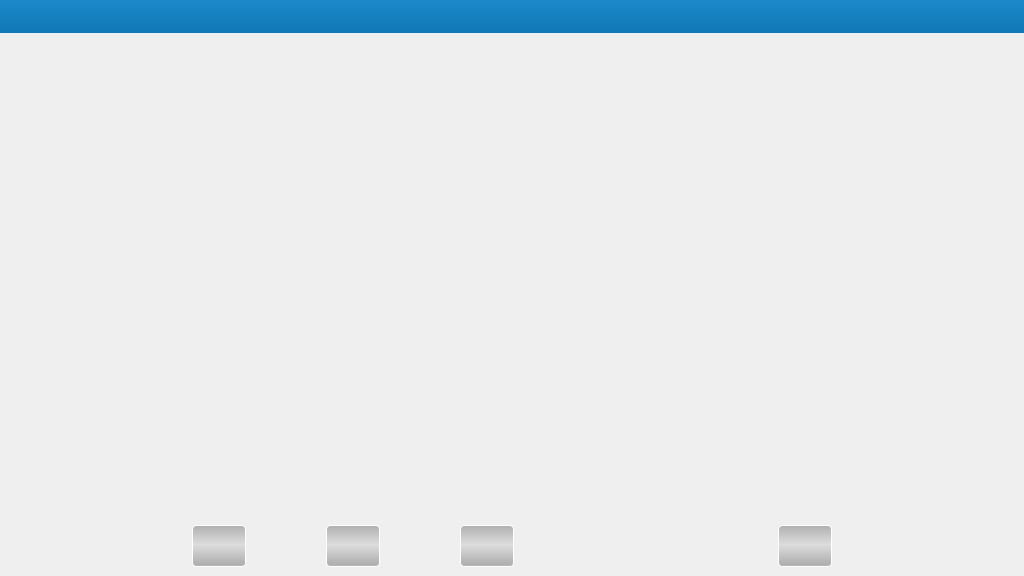
<?xml version="1.0" encoding="UTF-8"?>
<ui version="4.0">
 <class>PictureShowDialog</class>
 <widget class="QDialog" name="PictureShowDialog">
  <property name="geometry">
   <rect>
    <x>0</x>
    <y>0</y>
    <width>1024</width>
    <height>576</height>
   </rect>
  </property>
  <property name="mouseTracking">
   <bool>true</bool>
  </property>
  <property name="windowTitle">
   <string/>
  </property>
  <property name="windowIcon">
   <iconset>
    <normaloff>:/images/picture.ico</normaloff>:/images/picture.ico</iconset>
  </property>
  <property name="styleSheet">
   <string notr="true">#widgetTitle{
	background-color: qlineargradient(spread:pad, x1:0, y1:0, x2:0, y2:1, stop:0 rgba(27, 137, 202, 255), stop:1 rgba(16, 119, 181, 255));
}

#labelTitle{
	color: rgb(255, 255, 255);
}

#labelIcon{
	color: rgb(183, 218, 238);
	background-color:rgba(0,0,0,0);
	border-style:none;
}

#widgetMenu .QPushButton{
	color: rgb(183, 218, 238);
	background-color:rgba(0,0,0,0);
	border-style:none;
}

#widgetMenu .QPushButton:hover{
	background-color: qlineargradient(spread:pad, x1:0, y1:1, x2:0, y2:0, stop:0 rgba(25, 134, 199, 0), stop:1 rgba(72, 160, 212, 255));
}

#widgetMenu #pushButtonClose:hover{
	background-color: qlineargradient(spread:pad, x1:0, y1:1, x2:0, y2:0, stop:0 rgba(238, 0, 0, 128), stop:1 rgba(238, 44, 44, 255));
}</string>
  </property>
  <layout class="QVBoxLayout" name="verticalLayout_2">
   <property name="spacing">
    <number>0</number>
   </property>
   <property name="margin">
    <number>0</number>
   </property>
   <item>
    <widget class="QWidget" name="widgetTitle" native="true">
     <property name="sizePolicy">
      <sizepolicy hsizetype="Preferred" vsizetype="Fixed">
       <horstretch>0</horstretch>
       <verstretch>0</verstretch>
      </sizepolicy>
     </property>
     <property name="minimumSize">
      <size>
       <width>100</width>
       <height>33</height>
      </size>
     </property>
     <property name="palette">
      <palette>
       <active>
        <colorrole role="Button">
         <brush brushstyle="LinearGradientPattern">
          <gradient startx="0.000000000000000" starty="0.000000000000000" endx="0.000000000000000" endy="1.000000000000000" type="LinearGradient" spread="PadSpread" coordinatemode="ObjectBoundingMode">
           <gradientstop position="0.000000000000000">
            <color alpha="255">
             <red>27</red>
             <green>137</green>
             <blue>202</blue>
            </color>
           </gradientstop>
           <gradientstop position="1.000000000000000">
            <color alpha="255">
             <red>16</red>
             <green>119</green>
             <blue>181</blue>
            </color>
           </gradientstop>
          </gradient>
         </brush>
        </colorrole>
        <colorrole role="Base">
         <brush brushstyle="LinearGradientPattern">
          <gradient startx="0.000000000000000" starty="0.000000000000000" endx="0.000000000000000" endy="1.000000000000000" type="LinearGradient" spread="PadSpread" coordinatemode="ObjectBoundingMode">
           <gradientstop position="0.000000000000000">
            <color alpha="255">
             <red>27</red>
             <green>137</green>
             <blue>202</blue>
            </color>
           </gradientstop>
           <gradientstop position="1.000000000000000">
            <color alpha="255">
             <red>16</red>
             <green>119</green>
             <blue>181</blue>
            </color>
           </gradientstop>
          </gradient>
         </brush>
        </colorrole>
        <colorrole role="Window">
         <brush brushstyle="LinearGradientPattern">
          <gradient startx="0.000000000000000" starty="0.000000000000000" endx="0.000000000000000" endy="1.000000000000000" type="LinearGradient" spread="PadSpread" coordinatemode="ObjectBoundingMode">
           <gradientstop position="0.000000000000000">
            <color alpha="255">
             <red>27</red>
             <green>137</green>
             <blue>202</blue>
            </color>
           </gradientstop>
           <gradientstop position="1.000000000000000">
            <color alpha="255">
             <red>16</red>
             <green>119</green>
             <blue>181</blue>
            </color>
           </gradientstop>
          </gradient>
         </brush>
        </colorrole>
       </active>
       <inactive>
        <colorrole role="Button">
         <brush brushstyle="LinearGradientPattern">
          <gradient startx="0.000000000000000" starty="0.000000000000000" endx="0.000000000000000" endy="1.000000000000000" type="LinearGradient" spread="PadSpread" coordinatemode="ObjectBoundingMode">
           <gradientstop position="0.000000000000000">
            <color alpha="255">
             <red>27</red>
             <green>137</green>
             <blue>202</blue>
            </color>
           </gradientstop>
           <gradientstop position="1.000000000000000">
            <color alpha="255">
             <red>16</red>
             <green>119</green>
             <blue>181</blue>
            </color>
           </gradientstop>
          </gradient>
         </brush>
        </colorrole>
        <colorrole role="Base">
         <brush brushstyle="LinearGradientPattern">
          <gradient startx="0.000000000000000" starty="0.000000000000000" endx="0.000000000000000" endy="1.000000000000000" type="LinearGradient" spread="PadSpread" coordinatemode="ObjectBoundingMode">
           <gradientstop position="0.000000000000000">
            <color alpha="255">
             <red>27</red>
             <green>137</green>
             <blue>202</blue>
            </color>
           </gradientstop>
           <gradientstop position="1.000000000000000">
            <color alpha="255">
             <red>16</red>
             <green>119</green>
             <blue>181</blue>
            </color>
           </gradientstop>
          </gradient>
         </brush>
        </colorrole>
        <colorrole role="Window">
         <brush brushstyle="LinearGradientPattern">
          <gradient startx="0.000000000000000" starty="0.000000000000000" endx="0.000000000000000" endy="1.000000000000000" type="LinearGradient" spread="PadSpread" coordinatemode="ObjectBoundingMode">
           <gradientstop position="0.000000000000000">
            <color alpha="255">
             <red>27</red>
             <green>137</green>
             <blue>202</blue>
            </color>
           </gradientstop>
           <gradientstop position="1.000000000000000">
            <color alpha="255">
             <red>16</red>
             <green>119</green>
             <blue>181</blue>
            </color>
           </gradientstop>
          </gradient>
         </brush>
        </colorrole>
       </inactive>
       <disabled>
        <colorrole role="Button">
         <brush brushstyle="LinearGradientPattern">
          <gradient startx="0.000000000000000" starty="0.000000000000000" endx="0.000000000000000" endy="1.000000000000000" type="LinearGradient" spread="PadSpread" coordinatemode="ObjectBoundingMode">
           <gradientstop position="0.000000000000000">
            <color alpha="255">
             <red>27</red>
             <green>137</green>
             <blue>202</blue>
            </color>
           </gradientstop>
           <gradientstop position="1.000000000000000">
            <color alpha="255">
             <red>16</red>
             <green>119</green>
             <blue>181</blue>
            </color>
           </gradientstop>
          </gradient>
         </brush>
        </colorrole>
        <colorrole role="Base">
         <brush brushstyle="LinearGradientPattern">
          <gradient startx="0.000000000000000" starty="0.000000000000000" endx="0.000000000000000" endy="1.000000000000000" type="LinearGradient" spread="PadSpread" coordinatemode="ObjectBoundingMode">
           <gradientstop position="0.000000000000000">
            <color alpha="255">
             <red>27</red>
             <green>137</green>
             <blue>202</blue>
            </color>
           </gradientstop>
           <gradientstop position="1.000000000000000">
            <color alpha="255">
             <red>16</red>
             <green>119</green>
             <blue>181</blue>
            </color>
           </gradientstop>
          </gradient>
         </brush>
        </colorrole>
        <colorrole role="Window">
         <brush brushstyle="LinearGradientPattern">
          <gradient startx="0.000000000000000" starty="0.000000000000000" endx="0.000000000000000" endy="1.000000000000000" type="LinearGradient" spread="PadSpread" coordinatemode="ObjectBoundingMode">
           <gradientstop position="0.000000000000000">
            <color alpha="255">
             <red>27</red>
             <green>137</green>
             <blue>202</blue>
            </color>
           </gradientstop>
           <gradientstop position="1.000000000000000">
            <color alpha="255">
             <red>16</red>
             <green>119</green>
             <blue>181</blue>
            </color>
           </gradientstop>
          </gradient>
         </brush>
        </colorrole>
       </disabled>
      </palette>
     </property>
     <property name="styleSheet">
      <string notr="true"/>
     </property>
     <layout class="QHBoxLayout" name="horizontalLayout">
      <property name="spacing">
       <number>10</number>
      </property>
      <property name="margin">
       <number>0</number>
      </property>
      <item>
       <widget class="QLabel" name="labelIcon">
        <property name="enabled">
         <bool>true</bool>
        </property>
        <property name="sizePolicy">
         <sizepolicy hsizetype="Minimum" vsizetype="Preferred">
          <horstretch>0</horstretch>
          <verstretch>0</verstretch>
         </sizepolicy>
        </property>
        <property name="minimumSize">
         <size>
          <width>33</width>
          <height>0</height>
         </size>
        </property>
        <property name="palette">
         <palette>
          <active>
           <colorrole role="WindowText">
            <brush brushstyle="SolidPattern">
             <color alpha="255">
              <red>183</red>
              <green>218</green>
              <blue>238</blue>
             </color>
            </brush>
           </colorrole>
           <colorrole role="Button">
            <brush brushstyle="SolidPattern">
             <color alpha="0">
              <red>0</red>
              <green>0</green>
              <blue>0</blue>
             </color>
            </brush>
           </colorrole>
           <colorrole role="Text">
            <brush brushstyle="SolidPattern">
             <color alpha="255">
              <red>183</red>
              <green>218</green>
              <blue>238</blue>
             </color>
            </brush>
           </colorrole>
           <colorrole role="ButtonText">
            <brush brushstyle="SolidPattern">
             <color alpha="255">
              <red>183</red>
              <green>218</green>
              <blue>238</blue>
             </color>
            </brush>
           </colorrole>
           <colorrole role="Base">
            <brush brushstyle="SolidPattern">
             <color alpha="0">
              <red>0</red>
              <green>0</green>
              <blue>0</blue>
             </color>
            </brush>
           </colorrole>
           <colorrole role="Window">
            <brush brushstyle="SolidPattern">
             <color alpha="0">
              <red>0</red>
              <green>0</green>
              <blue>0</blue>
             </color>
            </brush>
           </colorrole>
          </active>
          <inactive>
           <colorrole role="WindowText">
            <brush brushstyle="SolidPattern">
             <color alpha="255">
              <red>183</red>
              <green>218</green>
              <blue>238</blue>
             </color>
            </brush>
           </colorrole>
           <colorrole role="Button">
            <brush brushstyle="SolidPattern">
             <color alpha="0">
              <red>0</red>
              <green>0</green>
              <blue>0</blue>
             </color>
            </brush>
           </colorrole>
           <colorrole role="Text">
            <brush brushstyle="SolidPattern">
             <color alpha="255">
              <red>183</red>
              <green>218</green>
              <blue>238</blue>
             </color>
            </brush>
           </colorrole>
           <colorrole role="ButtonText">
            <brush brushstyle="SolidPattern">
             <color alpha="255">
              <red>183</red>
              <green>218</green>
              <blue>238</blue>
             </color>
            </brush>
           </colorrole>
           <colorrole role="Base">
            <brush brushstyle="SolidPattern">
             <color alpha="0">
              <red>0</red>
              <green>0</green>
              <blue>0</blue>
             </color>
            </brush>
           </colorrole>
           <colorrole role="Window">
            <brush brushstyle="SolidPattern">
             <color alpha="0">
              <red>0</red>
              <green>0</green>
              <blue>0</blue>
             </color>
            </brush>
           </colorrole>
          </inactive>
          <disabled>
           <colorrole role="WindowText">
            <brush brushstyle="SolidPattern">
             <color alpha="255">
              <red>183</red>
              <green>218</green>
              <blue>238</blue>
             </color>
            </brush>
           </colorrole>
           <colorrole role="Button">
            <brush brushstyle="SolidPattern">
             <color alpha="0">
              <red>0</red>
              <green>0</green>
              <blue>0</blue>
             </color>
            </brush>
           </colorrole>
           <colorrole role="Text">
            <brush brushstyle="SolidPattern">
             <color alpha="255">
              <red>183</red>
              <green>218</green>
              <blue>238</blue>
             </color>
            </brush>
           </colorrole>
           <colorrole role="ButtonText">
            <brush brushstyle="SolidPattern">
             <color alpha="255">
              <red>183</red>
              <green>218</green>
              <blue>238</blue>
             </color>
            </brush>
           </colorrole>
           <colorrole role="Base">
            <brush brushstyle="SolidPattern">
             <color alpha="0">
              <red>0</red>
              <green>0</green>
              <blue>0</blue>
             </color>
            </brush>
           </colorrole>
           <colorrole role="Window">
            <brush brushstyle="SolidPattern">
             <color alpha="0">
              <red>0</red>
              <green>0</green>
              <blue>0</blue>
             </color>
            </brush>
           </colorrole>
          </disabled>
         </palette>
        </property>
        <property name="styleSheet">
         <string notr="true"/>
        </property>
        <property name="text">
         <string/>
        </property>
        <property name="alignment">
         <set>Qt::AlignCenter</set>
        </property>
       </widget>
      </item>
      <item>
       <widget class="QLabel" name="labelTitle">
        <property name="sizePolicy">
         <sizepolicy hsizetype="Expanding" vsizetype="Preferred">
          <horstretch>0</horstretch>
          <verstretch>0</verstretch>
         </sizepolicy>
        </property>
        <property name="minimumSize">
         <size>
          <width>0</width>
          <height>33</height>
         </size>
        </property>
        <property name="maximumSize">
         <size>
          <width>16777215</width>
          <height>33</height>
         </size>
        </property>
        <property name="palette">
         <palette>
          <active>
           <colorrole role="WindowText">
            <brush brushstyle="SolidPattern">
             <color alpha="255">
              <red>255</red>
              <green>255</green>
              <blue>255</blue>
             </color>
            </brush>
           </colorrole>
           <colorrole role="Text">
            <brush brushstyle="SolidPattern">
             <color alpha="255">
              <red>255</red>
              <green>255</green>
              <blue>255</blue>
             </color>
            </brush>
           </colorrole>
           <colorrole role="ButtonText">
            <brush brushstyle="SolidPattern">
             <color alpha="255">
              <red>255</red>
              <green>255</green>
              <blue>255</blue>
             </color>
            </brush>
           </colorrole>
          </active>
          <inactive>
           <colorrole role="WindowText">
            <brush brushstyle="SolidPattern">
             <color alpha="255">
              <red>255</red>
              <green>255</green>
              <blue>255</blue>
             </color>
            </brush>
           </colorrole>
           <colorrole role="Text">
            <brush brushstyle="SolidPattern">
             <color alpha="255">
              <red>255</red>
              <green>255</green>
              <blue>255</blue>
             </color>
            </brush>
           </colorrole>
           <colorrole role="ButtonText">
            <brush brushstyle="SolidPattern">
             <color alpha="255">
              <red>255</red>
              <green>255</green>
              <blue>255</blue>
             </color>
            </brush>
           </colorrole>
          </inactive>
          <disabled>
           <colorrole role="WindowText">
            <brush brushstyle="SolidPattern">
             <color alpha="255">
              <red>255</red>
              <green>255</green>
              <blue>255</blue>
             </color>
            </brush>
           </colorrole>
           <colorrole role="Text">
            <brush brushstyle="SolidPattern">
             <color alpha="255">
              <red>255</red>
              <green>255</green>
              <blue>255</blue>
             </color>
            </brush>
           </colorrole>
           <colorrole role="ButtonText">
            <brush brushstyle="SolidPattern">
             <color alpha="255">
              <red>255</red>
              <green>255</green>
              <blue>255</blue>
             </color>
            </brush>
           </colorrole>
          </disabled>
         </palette>
        </property>
        <property name="styleSheet">
         <string notr="true"/>
        </property>
        <property name="text">
         <string/>
        </property>
       </widget>
      </item>
      <item>
       <widget class="QWidget" name="widgetMenu" native="true">
        <property name="sizePolicy">
         <sizepolicy hsizetype="Minimum" vsizetype="Preferred">
          <horstretch>0</horstretch>
          <verstretch>0</verstretch>
         </sizepolicy>
        </property>
        <property name="styleSheet">
         <string notr="true"/>
        </property>
        <layout class="QHBoxLayout" name="horizontalLayout_3">
         <property name="spacing">
          <number>0</number>
         </property>
         <property name="margin">
          <number>0</number>
         </property>
         <item>
          <widget class="QPushButton" name="pushButtonMenu">
           <property name="sizePolicy">
            <sizepolicy hsizetype="Minimum" vsizetype="Expanding">
             <horstretch>0</horstretch>
             <verstretch>0</verstretch>
            </sizepolicy>
           </property>
           <property name="minimumSize">
            <size>
             <width>48</width>
             <height>0</height>
            </size>
           </property>
           <property name="focusPolicy">
            <enum>Qt::NoFocus</enum>
           </property>
           <property name="text">
            <string/>
           </property>
           <property name="flat">
            <bool>true</bool>
           </property>
          </widget>
         </item>
         <item>
          <widget class="QPushButton" name="pushButtonMin">
           <property name="sizePolicy">
            <sizepolicy hsizetype="Minimum" vsizetype="Expanding">
             <horstretch>0</horstretch>
             <verstretch>0</verstretch>
            </sizepolicy>
           </property>
           <property name="minimumSize">
            <size>
             <width>48</width>
             <height>0</height>
            </size>
           </property>
           <property name="focusPolicy">
            <enum>Qt::NoFocus</enum>
           </property>
           <property name="text">
            <string/>
           </property>
           <property name="flat">
            <bool>true</bool>
           </property>
          </widget>
         </item>
         <item>
          <widget class="QPushButton" name="pushButtonMax">
           <property name="sizePolicy">
            <sizepolicy hsizetype="Minimum" vsizetype="Expanding">
             <horstretch>0</horstretch>
             <verstretch>0</verstretch>
            </sizepolicy>
           </property>
           <property name="minimumSize">
            <size>
             <width>48</width>
             <height>0</height>
            </size>
           </property>
           <property name="focusPolicy">
            <enum>Qt::NoFocus</enum>
           </property>
           <property name="text">
            <string/>
           </property>
           <property name="flat">
            <bool>true</bool>
           </property>
          </widget>
         </item>
         <item>
          <widget class="QPushButton" name="pushButtonClose">
           <property name="sizePolicy">
            <sizepolicy hsizetype="Minimum" vsizetype="Expanding">
             <horstretch>0</horstretch>
             <verstretch>0</verstretch>
            </sizepolicy>
           </property>
           <property name="minimumSize">
            <size>
             <width>48</width>
             <height>0</height>
            </size>
           </property>
           <property name="focusPolicy">
            <enum>Qt::NoFocus</enum>
           </property>
           <property name="text">
            <string/>
           </property>
           <property name="flat">
            <bool>true</bool>
           </property>
          </widget>
         </item>
        </layout>
       </widget>
      </item>
     </layout>
    </widget>
   </item>
   <item>
    <widget class="QWidget" name="widget_Main" native="true">
     <property name="styleSheet">
      <string notr="true"> #widget_Main .QPushButton{
	background-color: rgb(44, 255, 114);
    height: 40px;
	width: 52px;
	background-color: qlineargradient(spread:reflect, x1:0, y1:0, x2:0, y2:0.466, stop:0 rgba(50, 50, 50, 85), stop:1 rgba(50, 50, 50, 25));
	border-width: 1px;
	border-color: white;
	border-radius: 4px;;
 	border-style: solid;
}

#widget_Main #pushButton_Fullscreen{
	image: url(:/res/images/iconfont-weibiaoti2_32.png);

}

#widget_Main #pushButton_Fullscreen:hover{
    image: url(:/res/images/iconfont-weibiaoti2_64.png) ;
}

#widget_Main #pushButton_Forward{
    image: url(:/res/images/iconfont-shangyiye_32.png);
}
#widget_Main #pushButton_Forward:hover {
	image: url(:/res/images/iconfont-shangyiye_64.png);
}

#widget_Main #pushButton_Backward{
	image:url(:/res/images/iconfont-xiayiye_32.png);
}
#widget_Main #pushButton_Backward:hover{
	image: url(:/res/images/iconfont-xiayiye_64.png);
}

#widget_Main #pushButton_Delete{
	image: url(:/res/images/iconfont-shanchu_32.png);
}

#widget_Main #pushButton_Delete:hover{
	image: url(:/res/images/iconfont-shanchu_64.png);
}
</string>
     </property>
     <layout class="QVBoxLayout" name="verticalLayout">
      <item>
       <spacer name="verticalSpacer">
        <property name="orientation">
         <enum>Qt::Vertical</enum>
        </property>
        <property name="sizeHint" stdset="0">
         <size>
          <width>20</width>
          <height>443</height>
         </size>
        </property>
       </spacer>
      </item>
      <item>
       <layout class="QHBoxLayout" name="horizontalLayout_2">
        <property name="spacing">
         <number>80</number>
        </property>
        <item>
         <spacer name="horizontalSpacer">
          <property name="orientation">
           <enum>Qt::Horizontal</enum>
          </property>
          <property name="sizeHint" stdset="0">
           <size>
            <width>40</width>
            <height>20</height>
           </size>
          </property>
         </spacer>
        </item>
        <item>
         <widget class="QPushButton" name="pushButton_Forward">
          <property name="focusPolicy">
           <enum>Qt::NoFocus</enum>
          </property>
          <property name="whatsThis">
           <string>Forward </string>
          </property>
          <property name="styleSheet">
           <string notr="true"/>
          </property>
          <property name="text">
           <string/>
          </property>
          <property name="flat">
           <bool>true</bool>
          </property>
         </widget>
        </item>
        <item>
         <widget class="QPushButton" name="pushButton_Fullscreen">
          <property name="focusPolicy">
           <enum>Qt::NoFocus</enum>
          </property>
          <property name="styleSheet">
           <string notr="true"/>
          </property>
          <property name="text">
           <string/>
          </property>
          <property name="flat">
           <bool>true</bool>
          </property>
         </widget>
        </item>
        <item>
         <widget class="QPushButton" name="pushButton_Backward">
          <property name="palette">
           <palette>
            <active>
             <colorrole role="WindowText">
              <brush brushstyle="SolidPattern">
               <color alpha="255">
                <red>56</red>
                <green>170</green>
                <blue>170</blue>
               </color>
              </brush>
             </colorrole>
             <colorrole role="Button">
              <brush brushstyle="LinearGradientPattern">
               <gradient startx="0.000000000000000" starty="0.000000000000000" endx="0.000000000000000" endy="0.466000000000000" type="LinearGradient" spread="ReflectSpread" coordinatemode="ObjectBoundingMode">
                <gradientstop position="0.000000000000000">
                 <color alpha="85">
                  <red>50</red>
                  <green>50</green>
                  <blue>50</blue>
                 </color>
                </gradientstop>
                <gradientstop position="1.000000000000000">
                 <color alpha="25">
                  <red>50</red>
                  <green>50</green>
                  <blue>50</blue>
                 </color>
                </gradientstop>
               </gradient>
              </brush>
             </colorrole>
             <colorrole role="Text">
              <brush brushstyle="SolidPattern">
               <color alpha="255">
                <red>56</red>
                <green>170</green>
                <blue>170</blue>
               </color>
              </brush>
             </colorrole>
             <colorrole role="ButtonText">
              <brush brushstyle="SolidPattern">
               <color alpha="255">
                <red>56</red>
                <green>170</green>
                <blue>170</blue>
               </color>
              </brush>
             </colorrole>
             <colorrole role="Base">
              <brush brushstyle="LinearGradientPattern">
               <gradient startx="0.000000000000000" starty="0.000000000000000" endx="0.000000000000000" endy="0.466000000000000" type="LinearGradient" spread="ReflectSpread" coordinatemode="ObjectBoundingMode">
                <gradientstop position="0.000000000000000">
                 <color alpha="85">
                  <red>50</red>
                  <green>50</green>
                  <blue>50</blue>
                 </color>
                </gradientstop>
                <gradientstop position="1.000000000000000">
                 <color alpha="25">
                  <red>50</red>
                  <green>50</green>
                  <blue>50</blue>
                 </color>
                </gradientstop>
               </gradient>
              </brush>
             </colorrole>
             <colorrole role="Window">
              <brush brushstyle="LinearGradientPattern">
               <gradient startx="0.000000000000000" starty="0.000000000000000" endx="0.000000000000000" endy="0.466000000000000" type="LinearGradient" spread="ReflectSpread" coordinatemode="ObjectBoundingMode">
                <gradientstop position="0.000000000000000">
                 <color alpha="85">
                  <red>50</red>
                  <green>50</green>
                  <blue>50</blue>
                 </color>
                </gradientstop>
                <gradientstop position="1.000000000000000">
                 <color alpha="25">
                  <red>50</red>
                  <green>50</green>
                  <blue>50</blue>
                 </color>
                </gradientstop>
               </gradient>
              </brush>
             </colorrole>
            </active>
            <inactive>
             <colorrole role="WindowText">
              <brush brushstyle="SolidPattern">
               <color alpha="255">
                <red>56</red>
                <green>170</green>
                <blue>170</blue>
               </color>
              </brush>
             </colorrole>
             <colorrole role="Button">
              <brush brushstyle="LinearGradientPattern">
               <gradient startx="0.000000000000000" starty="0.000000000000000" endx="0.000000000000000" endy="0.466000000000000" type="LinearGradient" spread="ReflectSpread" coordinatemode="ObjectBoundingMode">
                <gradientstop position="0.000000000000000">
                 <color alpha="85">
                  <red>50</red>
                  <green>50</green>
                  <blue>50</blue>
                 </color>
                </gradientstop>
                <gradientstop position="1.000000000000000">
                 <color alpha="25">
                  <red>50</red>
                  <green>50</green>
                  <blue>50</blue>
                 </color>
                </gradientstop>
               </gradient>
              </brush>
             </colorrole>
             <colorrole role="Text">
              <brush brushstyle="SolidPattern">
               <color alpha="255">
                <red>56</red>
                <green>170</green>
                <blue>170</blue>
               </color>
              </brush>
             </colorrole>
             <colorrole role="ButtonText">
              <brush brushstyle="SolidPattern">
               <color alpha="255">
                <red>56</red>
                <green>170</green>
                <blue>170</blue>
               </color>
              </brush>
             </colorrole>
             <colorrole role="Base">
              <brush brushstyle="LinearGradientPattern">
               <gradient startx="0.000000000000000" starty="0.000000000000000" endx="0.000000000000000" endy="0.466000000000000" type="LinearGradient" spread="ReflectSpread" coordinatemode="ObjectBoundingMode">
                <gradientstop position="0.000000000000000">
                 <color alpha="85">
                  <red>50</red>
                  <green>50</green>
                  <blue>50</blue>
                 </color>
                </gradientstop>
                <gradientstop position="1.000000000000000">
                 <color alpha="25">
                  <red>50</red>
                  <green>50</green>
                  <blue>50</blue>
                 </color>
                </gradientstop>
               </gradient>
              </brush>
             </colorrole>
             <colorrole role="Window">
              <brush brushstyle="LinearGradientPattern">
               <gradient startx="0.000000000000000" starty="0.000000000000000" endx="0.000000000000000" endy="0.466000000000000" type="LinearGradient" spread="ReflectSpread" coordinatemode="ObjectBoundingMode">
                <gradientstop position="0.000000000000000">
                 <color alpha="85">
                  <red>50</red>
                  <green>50</green>
                  <blue>50</blue>
                 </color>
                </gradientstop>
                <gradientstop position="1.000000000000000">
                 <color alpha="25">
                  <red>50</red>
                  <green>50</green>
                  <blue>50</blue>
                 </color>
                </gradientstop>
               </gradient>
              </brush>
             </colorrole>
            </inactive>
            <disabled>
             <colorrole role="WindowText">
              <brush brushstyle="SolidPattern">
               <color alpha="255">
                <red>56</red>
                <green>170</green>
                <blue>170</blue>
               </color>
              </brush>
             </colorrole>
             <colorrole role="Button">
              <brush brushstyle="LinearGradientPattern">
               <gradient startx="0.000000000000000" starty="0.000000000000000" endx="0.000000000000000" endy="0.466000000000000" type="LinearGradient" spread="ReflectSpread" coordinatemode="ObjectBoundingMode">
                <gradientstop position="0.000000000000000">
                 <color alpha="85">
                  <red>50</red>
                  <green>50</green>
                  <blue>50</blue>
                 </color>
                </gradientstop>
                <gradientstop position="1.000000000000000">
                 <color alpha="25">
                  <red>50</red>
                  <green>50</green>
                  <blue>50</blue>
                 </color>
                </gradientstop>
               </gradient>
              </brush>
             </colorrole>
             <colorrole role="Text">
              <brush brushstyle="SolidPattern">
               <color alpha="255">
                <red>56</red>
                <green>170</green>
                <blue>170</blue>
               </color>
              </brush>
             </colorrole>
             <colorrole role="ButtonText">
              <brush brushstyle="SolidPattern">
               <color alpha="255">
                <red>56</red>
                <green>170</green>
                <blue>170</blue>
               </color>
              </brush>
             </colorrole>
             <colorrole role="Base">
              <brush brushstyle="LinearGradientPattern">
               <gradient startx="0.000000000000000" starty="0.000000000000000" endx="0.000000000000000" endy="0.466000000000000" type="LinearGradient" spread="ReflectSpread" coordinatemode="ObjectBoundingMode">
                <gradientstop position="0.000000000000000">
                 <color alpha="85">
                  <red>50</red>
                  <green>50</green>
                  <blue>50</blue>
                 </color>
                </gradientstop>
                <gradientstop position="1.000000000000000">
                 <color alpha="25">
                  <red>50</red>
                  <green>50</green>
                  <blue>50</blue>
                 </color>
                </gradientstop>
               </gradient>
              </brush>
             </colorrole>
             <colorrole role="Window">
              <brush brushstyle="LinearGradientPattern">
               <gradient startx="0.000000000000000" starty="0.000000000000000" endx="0.000000000000000" endy="0.466000000000000" type="LinearGradient" spread="ReflectSpread" coordinatemode="ObjectBoundingMode">
                <gradientstop position="0.000000000000000">
                 <color alpha="85">
                  <red>50</red>
                  <green>50</green>
                  <blue>50</blue>
                 </color>
                </gradientstop>
                <gradientstop position="1.000000000000000">
                 <color alpha="25">
                  <red>50</red>
                  <green>50</green>
                  <blue>50</blue>
                 </color>
                </gradientstop>
               </gradient>
              </brush>
             </colorrole>
            </disabled>
           </palette>
          </property>
          <property name="focusPolicy">
           <enum>Qt::NoFocus</enum>
          </property>
          <property name="whatsThis">
           <string>Backward</string>
          </property>
          <property name="autoFillBackground">
           <bool>false</bool>
          </property>
          <property name="styleSheet">
           <string notr="true"/>
          </property>
          <property name="text">
           <string/>
          </property>
          <property name="flat">
           <bool>true</bool>
          </property>
         </widget>
        </item>
        <item>
         <spacer name="horizontalSpacer_2">
          <property name="orientation">
           <enum>Qt::Horizontal</enum>
          </property>
          <property name="sizeHint" stdset="0">
           <size>
            <width>40</width>
            <height>20</height>
           </size>
          </property>
         </spacer>
        </item>
        <item>
         <widget class="QPushButton" name="pushButton_Delete">
          <property name="focusPolicy">
           <enum>Qt::NoFocus</enum>
          </property>
          <property name="whatsThis">
           <string>Delete
</string>
          </property>
          <property name="layoutDirection">
           <enum>Qt::LeftToRight</enum>
          </property>
          <property name="styleSheet">
           <string notr="true"/>
          </property>
          <property name="text">
           <string/>
          </property>
          <property name="flat">
           <bool>true</bool>
          </property>
         </widget>
        </item>
        <item>
         <spacer name="horizontalSpacer_3">
          <property name="orientation">
           <enum>Qt::Horizontal</enum>
          </property>
          <property name="sizeHint" stdset="0">
           <size>
            <width>40</width>
            <height>20</height>
           </size>
          </property>
         </spacer>
        </item>
       </layout>
      </item>
     </layout>
    </widget>
   </item>
  </layout>
 </widget>
 <resources/>
 <connections/>
</ui>
